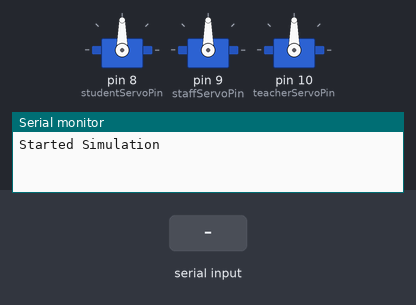
The sketch below on a simulated Arduino Uno, built with avr-gcc and run on an emulated ATmega328P. Shown: 3 × servo, the last lines printed to the serial monitor. Inputs (shaded band) come from the test bench.

Above: at 1.2 s.
1.3 s: "1\n" received over Serial
At 2.2 s:
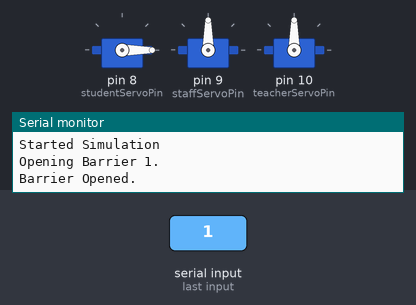
4.3 s: "2\n" received over Serial
At 5.7 s:
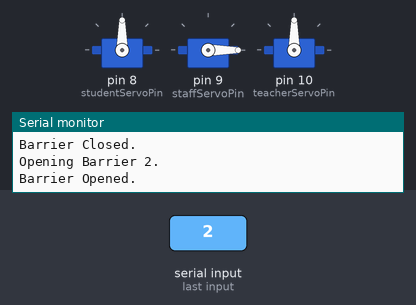
7.3 s: "3\n" received over Serial
At 8.0 s:
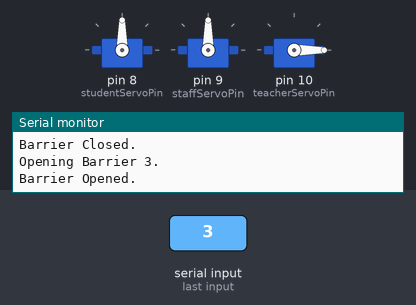
Timing chart, 0 to 10.8 s (numbered marks = the images above; inputs shaded):
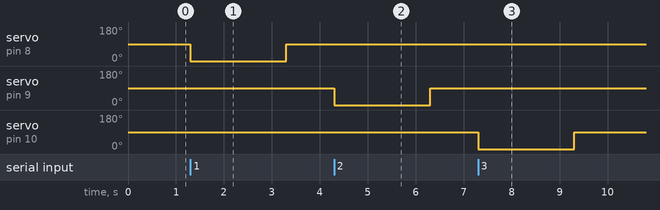

Measured:
- after the input at 1.3 s, servo on pin 8 (studentServoPin): 90° → 0° at once, → 90° 2.0 s later
- after the input at 4.3 s, servo on pin 9 (staffServoPin): 90° → 0° at once, → 90° 2.0 s later
- after the input at 7.3 s, servo on pin 10 (teacherServoPin): 90° → 0° at once, → 90° 2.0 s later

The sketch:

sketch.ino
```cpp
#include <Servo.h>

// Define servo motor pins
const int studentServoPin = 8;   // Change these to match your setup
const int staffServoPin = 9;     // Change these to match your setup
const int teacherServoPin = 10;  // Change these to match your setup

// Create instances of the Servo class for each servo motor
Servo studentServo;
Servo staffServo;
Servo teacherServo;

void setup() {
  // Attach servo motors to pins
  studentServo.attach(studentServoPin);
  staffServo.attach(staffServoPin);
  teacherServo.attach(teacherServoPin);

  // Start serial communication
  Serial.begin(9600);
  Serial.println("Started Simulation\n");

}

void loop() {
  // Check if data is available to read
  if (Serial.available() > 0) {
    // Read the incoming number
    int inputNumber = Serial.parseInt();

    // Check the received number and open the corresponding barrier
    if (inputNumber == 1) {
      Serial.println("Opening Barrier 1.");
      openBarrier(studentServo);
    } else if (inputNumber == 2) {
      Serial.println("Opening Barrier 2.");
      openBarrier(staffServo);
    } else if (inputNumber == 3) {
      Serial.println("Opening Barrier 3.");
      openBarrier(teacherServo);
    } else {

    }
  }
}

void openBarrier(Servo& servo) {
  // Move servo motor to open the barrier
  servo.write(0); // Adjust the angle as needed
  Serial.println("Barrier Opened.");

  // Add a delay to simulate the car passing through
  delay(2000); // Adjust the delay time (in milliseconds) as needed

  // Move the servo motor to close the barrier
  servo.write(90); // Adjust the angle to close the barrier
  Serial.println("Barrier Closed.");
}
```
